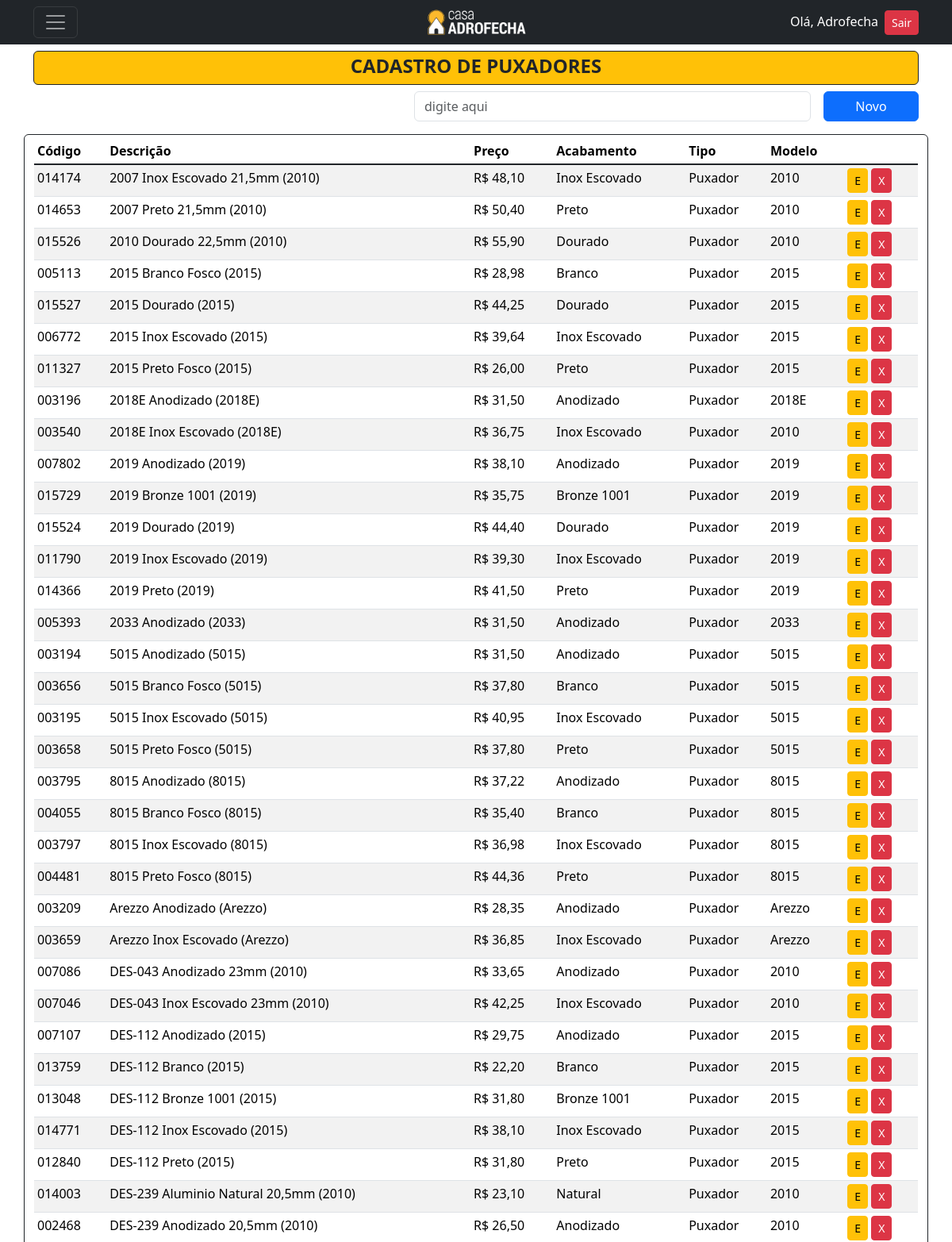
/listar/puxador/ (signed in, upper part), run on an earlier commit of the app's database.
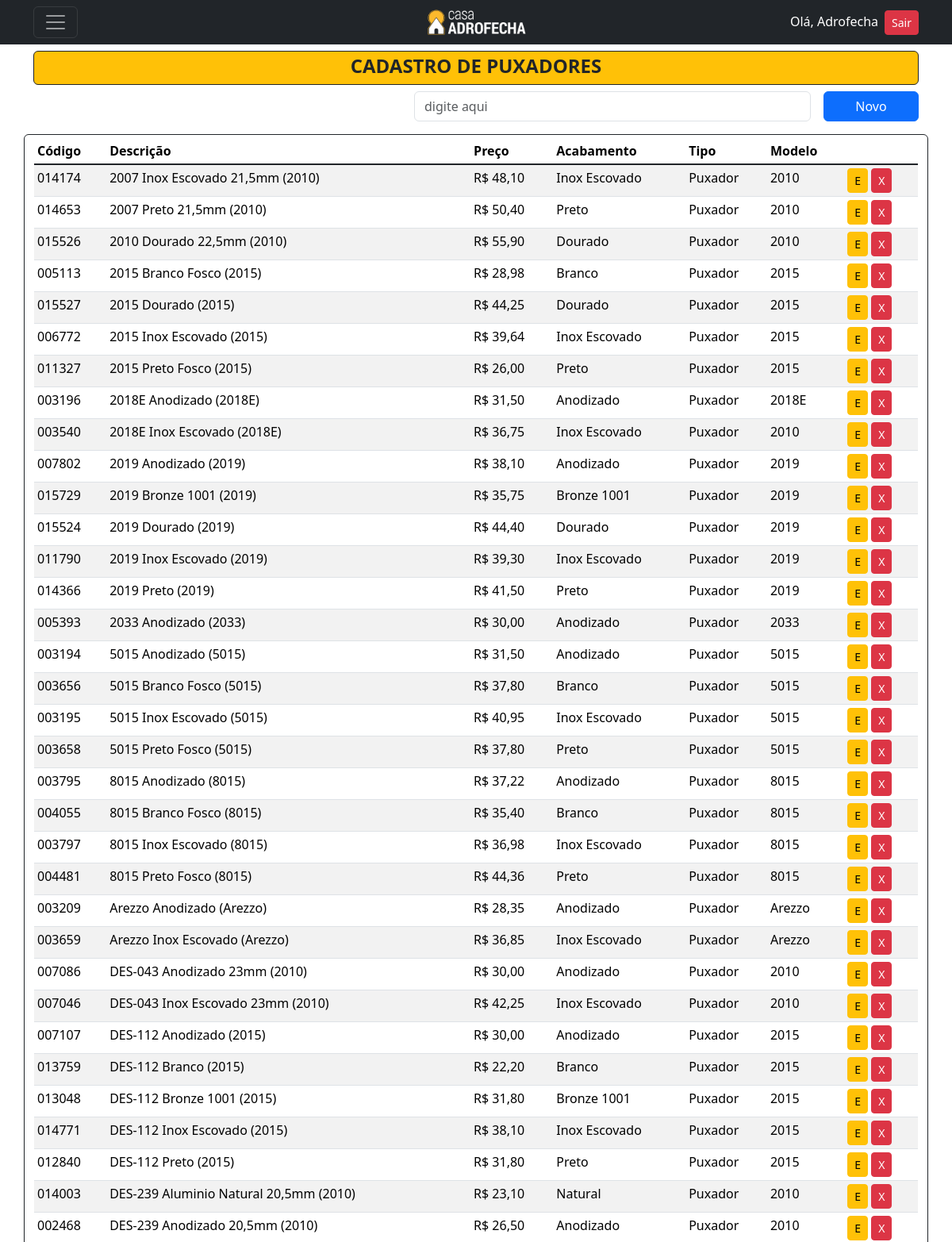
And on a later commit of the database.
### cadastros/models.py (models this page shows, shortened)
class ItemBase(models.Model):
    codigo = models.CharField(max_length=6, verbose_name="Código", unique=True)
    descricao = models.CharField(max_length=150, verbose_name="Descrição")
    preco = models.DecimalField(decimal_places=2, max_digits=5, verbose_name="Preço")
    acabamento = models.ForeignKey('Acabamento', on_delete=models.PROTECT)
    tipo = models.ForeignKey('Tipo', on_delete=models.PROTECT)
    class Meta:
        abstract = True

class Puxador(ItemBase):
    modelo = models.ForeignKey(ModeloPuxador, on_delete=models.PROTECT)
    desconto_puxador = models.DecimalField(decimal_places=2, max_digits=5, verbose_name="Desconto Puxador")
    class Meta:
        verbose_name = 'Puxador'
        verbose_name_plural = 'Puxadores'
        ordering = ["descricao"]

class Acabamento(models.Model):
    acabamento = models.CharField(max_length=50, unique=True)
    codigo_rgb = models.CharField(max_length=15, verbose_name="Código RGB",)
    class Meta:
        verbose_name = 'Acabamento'
        verbose_name_plural = 'Acabamentos'
        ordering = ["acabamento"]
    def __str__(self):
        return self.acabamento

class Tipo(models.Model):
    tipo = models.CharField(max_length=30, unique=True)
    class Meta:
        ordering = ["tipo"]
    def __str__(self):
        return self.tipo

class BaseModelo(models.Model):
    modelo = models.CharField(max_length=10, unique=True)
    class Meta:
        abstract = True
    def __str__(self):
        return self.modelo

class ModeloPuxador(BaseModelo):
    class Meta:
        verbose_name = 'Modelo Puxador'
        verbose_name_plural = 'Modelo Puxadores'
        ordering = ["modelo"]

### cadastros/views.py (the view)
# urls.py: path('listar/puxador/', PuxadorList.as_view(), name='listar-puxador'),
class PuxadorList(LoginRequiredMixin,PermissionRequiredMixin, ListView):
    model = Puxador
    template_name = 'cadastros/listas/Puxador.html'
    permission_required = 'cadastros.view_puxador'

### cadastros/templates/cadastros/listas/Puxador.html (shortened to what this page needs)
{% extends 'base.html' %}
{% block content %}
<header class="mt-5">
  <div>
      <div class="bg-warning rounded text-dark border border-dark pt-1 d-flex align-items-center justify-content-center">
        <h4><strong>CADASTRO DE PUXADORES</strong></h4>
      </div>
      <div class="mt-2 d-flex align-items-center justify-content-end">
          <input type="email" class="form-control me-3" style="width: 500px;" id="exampleFormControlInput1" placeholder="digite aqui">
          <a href="{% url 'cadastrar-puxador' %}" style="width: 120px;" class="btn btn-primary bg-primary">Novo</a>
      </div>
  </div>
</header>
<div class="mt-3">
  <div class="row">
      <div class="border border-dark rounded container">
          <table class="mt-1 table table-sm table-striped">
            <thead>
              <tr>
                <th scope="col ">Código</th>
                <th scope="col ">Descrição</th>
                <th scope="col ">Preço</th>
                <th scope="col ">Acabamento</th>
                <th scope="col ">Tipo</th>
                <th scope="col ">Modelo</th>
              </tr>
            </thead>
            <tbody class="table-group-divider ">
                {% for puxador in object_list %}
                <tr>
                    <td>{{ puxador.codigo }}</td>
                    <td>{{ puxador.descricao }}</td>
                    <td>R$ {{ puxador.preco }}</td>
                    <td>{{ puxador.acabamento }}</td>
                    <td>{{ puxador.tipo }}</td>
                    <td>{{ puxador.modelo }}</td>
                    <td>
                        <a href="{% url 'editar-puxador' puxador.pk %}" class="btn btn-warning btn-sm" title="Editar">E</a>
                        <a href="{% url 'excluir-puxador' puxador.pk %}" class="btn btn-danger btn-sm" title="Excluir">X</a>
                    </td>
                </tr>
                {% empty %}
                    <tr>
                        <td colspan="9">Nenhum Puxador cadastrado</td>
                    </tr>
                {% endfor %}
            </tbody>
          </table>
      </div>
  </div>
</div>
{% endblock %}

What changed in the data, as far as the page shows it:
changed Puxador "2033 Anodizado (2033)": preco "31,50" → "30,00"
changed Puxador "DES-043 Anodizado 23mm (2010)": preco "33,65" → "30,00"
changed Puxador "DES-112 Anodizado (2015)": preco "29,75" → "30,00"
